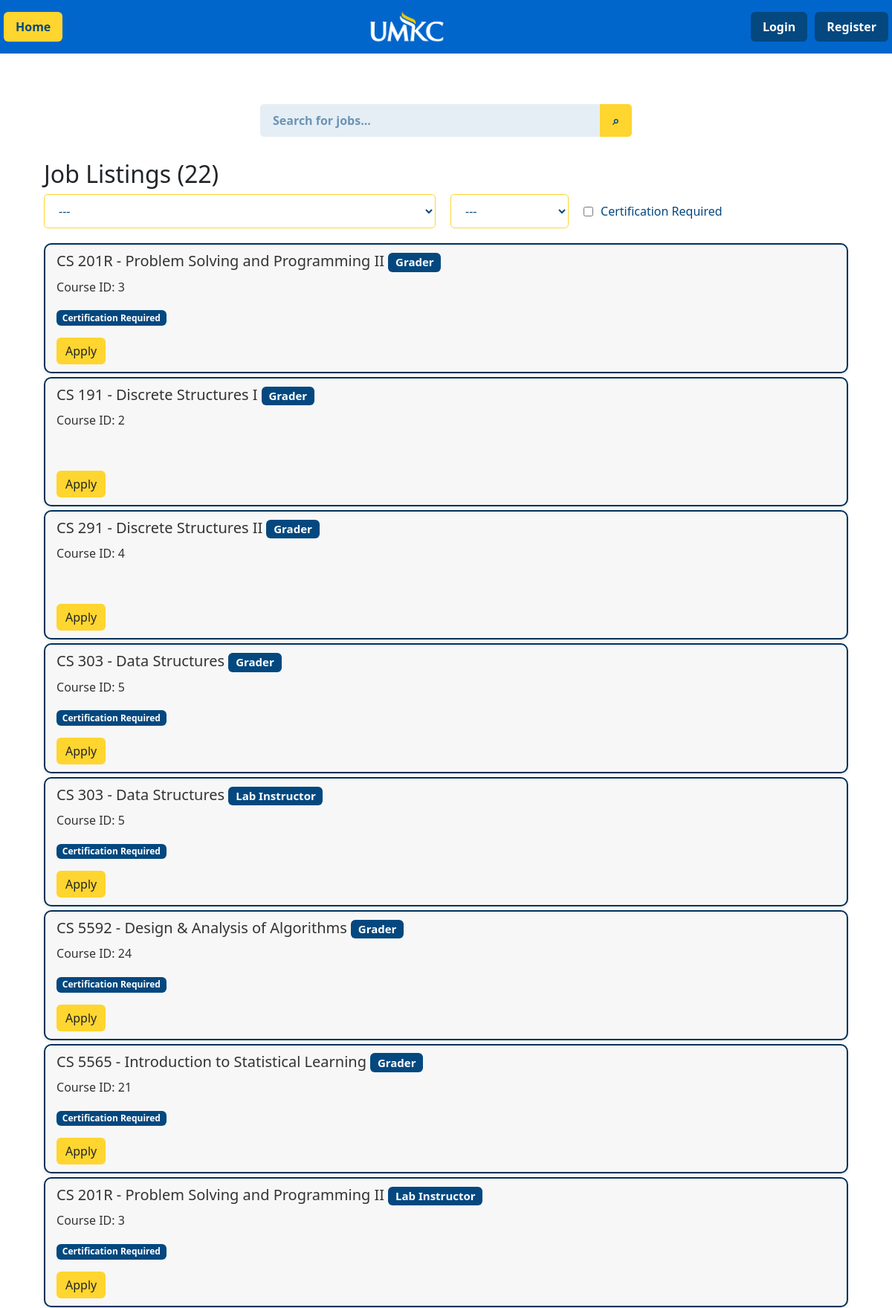
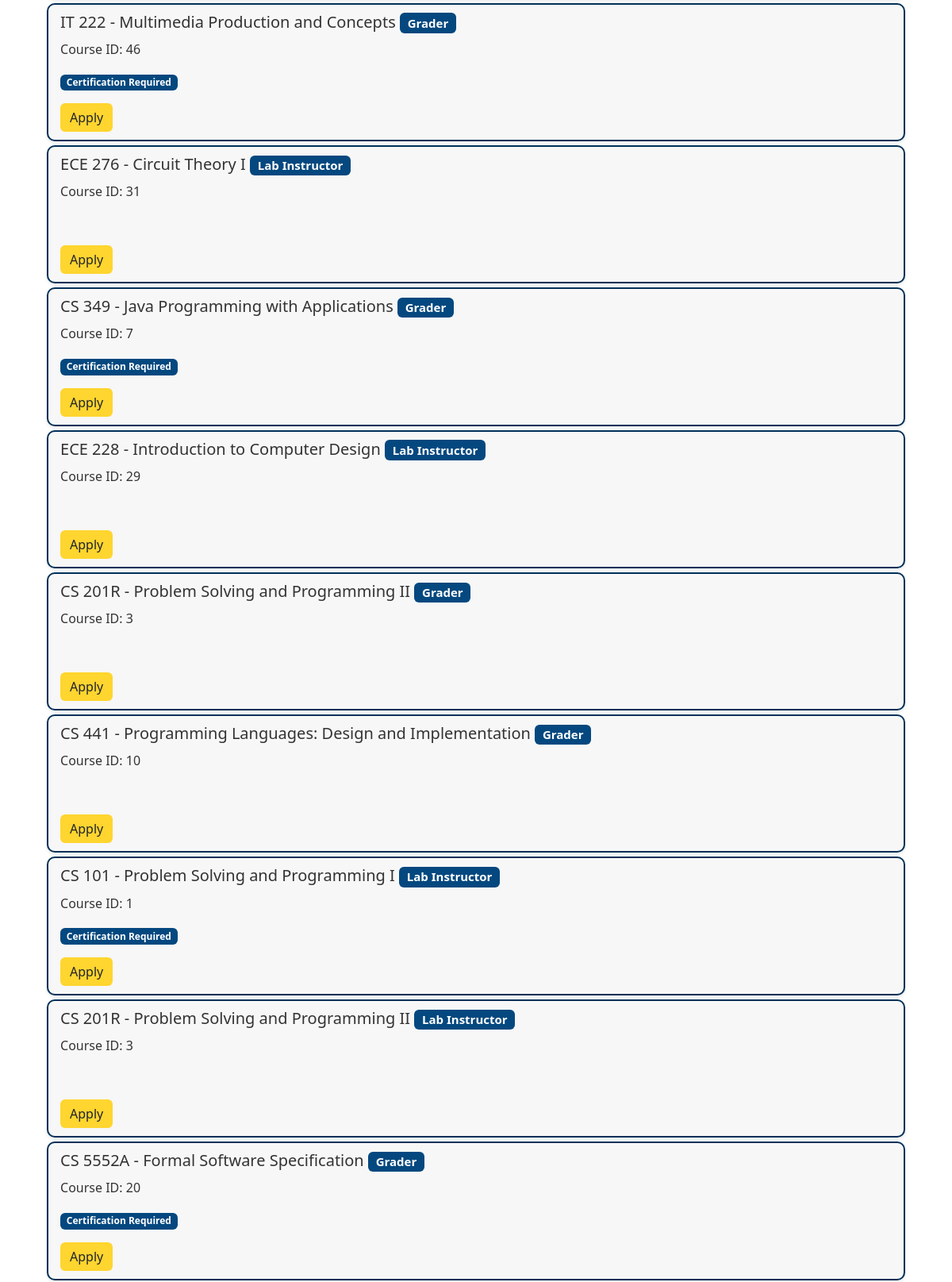
The page / (upper part) on the database its author committed (2 pictures, top to bottom).
### gta/model/models.py (models this page shows)
class Jobs(db.Model):
    __tablename__ = "Jobs"
    job_id = db.Column(db.Integer,autoincrement=True, primary_key=True )
    role_id = db.Column(db.Integer, db.ForeignKey("Roles.role_id"))
    course_required = db.Column(db.Integer, db.ForeignKey("Courses.course_id"))
    certification_required = db.Column(db.Boolean, nullable=False)
    status = db.Column(db.Boolean, nullable=False)
    user_id = db.Column(db.Integer, db.ForeignKey("Users.user_id"))

class Courses(db.Model):
    __tablename__ = "Courses"
    course_id = db.Column(db.Integer, primary_key=True)
    course_name = db.Column(db.String(25), nullable=False)
    course_level = db.Column(db.String(50), nullable=False)
    major_id = db.Column(db.Integer, db.ForeignKey("Majors.major_id"))

class Roles(db.Model):
    __tablename__ = "Roles"
    role_id = db.Column(db.Integer, primary_key=True)
    role_name = db.Column(db.String(25), nullable=False)

### gta/main/routes.py (the view)
@mbp.route('/')
def Home():
    with app.app_context():
        resj = db.session.execute(db.select(Courses.course_name, Jobs.certification_required, Roles.role_name, Courses.course_level, Courses.course_id).where(Jobs.role_id == Roles.role_id).where(Jobs.course_required == Courses.course_id)).all()
        resc = db.session.execute(db.select(Courses.course_id, Courses.course_name, Courses.course_level)).all()
        resr = db.session.execute(db.select(Roles.role_id, Roles.role_name).where(Roles.role_id > 2).where(Roles.role_id < 5)).all()
    roles = [(r[0], r[1]) for r in resr]
    roles.insert(0, ("", "---"))
    courses = [(r[0], f"{r[1]} - {r[2]}") for r in resc]
    courses.insert(0, ("", "---"))
    jobs = [r for r in resj]
    jobs2 = [list(r) for r in resj]
    for j in jobs2:
        for i in j:
            if i is True or i == "True":
                j[1] = 1
            elif i is False or i == "False":
                j[1] = 0
    jobs2 = [tuple(j) for j in jobs2]
    test_json = jsonify(jobs=jobs2)  # Use this line to test serialization
    print(test_json)  # Check your console for the output
    return render_template("index.html", jobs=jobs, jobs2=jobs2, courses=courses, roles=roles)

### gta/templates/index.html (shortened to what this page needs)
{% extends 'base.html' %}
{% block content %}
<form id="search-form" class="search-form">
    <input type="text" name="query" placeholder="Search for jobs..." required>
    <button type="submit">&#8981</button>
</form>
<div class="flex-container">
    <div class="flex-child">
        <h2 id="job-list-title">Job Listings </h2>
        <form class="form-filter">
            <select id="course-filter" class="select-filter" onchange="filterJobs()">
                {% for c in courses %}
                <option value="{{ c[0] }}">{{ c[1] }}</option>
                {% endfor %}
            </select>
            <select id="role-filter" class="select-filter" onchange="filterJobs()">
                {% for r in roles %}
                <option value="{{ r[0] }}">{{ r[1] }}</option>
                {% endfor %}
            </select>
            <div class="checkbox-custom">
                <input type="checkbox" id="cert-filter" onclick="filterJobs()">
                <label for="cert-filter">Certification Required</label>
            </div>
        </form>
        <ul id="job-list-group" class="list-group">
            {% for j in jobs %}
                <li class="list-group-item">
                    <h5>{{ j[0] }} - {{j[3]}} <span class="badge badge-primary">{{ j[2] }}</span></h5>
                    <p id="job-course-id" value="{{j[4]}}">Course ID: {{j[4]}}</p>
                    <p>{% if j[1] == 1 %}<span class="badge badge-primary">Certification Required</span>{% else %}&nbsp;{% endif %}</p>
                    {% if current_user.is_authenticated %}
                        <a href="{{ url_for('form.Apply', job_id=loop.index|string) }}" class="btn apply-btn">Apply</a>
                    {% else %}
                        <a href="/login" class="btn apply-btn">Apply</a>
                    {% endif %}
                </li>
            {% endfor %}
        </ul>
    </div>
</div>
{% endblock %}

### gta/static/style.css (style rules this page uses)
.nav-pills .nav-link { background-color: var(--dark-blue); color: var(--white); font-weight: bold; }
.nav-pills .nav-link.active { background-color: var(--yellow); color: var(--dark-blue); }
.apply-btn { background-color: var(--yellow); border: none; }
.badge-primary { background-color: var(--dark-blue); color: var(--white); }
.flex-container { display: flex; }
.flex-child { flex: 1; margin: 1%; }
.flex-child:first-child { margin-right: 1%; }
.list-group-item { width: 100%; padding: 10px 15px; margin-bottom: 5px; background-color: #f7f7f7; border: 2px solid var(--hover-blue); border-radius: 10px; font-weight: 500; color: #333; box-shadow: 0 2px 4px rgba(0, 0, 0, 0.1); transition: background-color 0.3s, box-shadow 0.3s; }
.list-group-item:first-child { border-top-left-radius: 10px; border-top-right-radius: 10px; }
.list-group { margin-bottom: 10px; }
.search-form { display: flex; justify-content: center; align-items: center; max-width: 500px; margin: 20px auto; }
.search-form input[type="text"] { flex-grow: 1; padding: 8px 15px; border-radius: 5px 0 0 5px; border: 2px solid var(--search-bg-blue); background-color: var(--search-bg-blue); }
.search-form button { padding: 8px 15px; background-color: var(--yellow); color: var(--dark-blue); border: 2px solid var(--yellow); border-radius: 0 5px 5px 0; border-color: var(--yellow); cursor: pointer; font-weight: bold; transition: background-color 0.3s, border-color 0.3s; }
input::placeholder { font-weight: bold; color: var(--search-input-blue); }
.select-filter { padding: 10px 15px; border: 1px solid var(--yellow); background-color: var(--white); border-radius: 5px; font-size: 1em; color: var(--dark-blue); margin-right: 10px; cursor: pointer; transition: background-color 0.2s, border-color 0.2s; }
.checkbox-custom { display: flex; align-items: center; cursor: pointer; color: var(--dark-blue); }
.checkbox-custom input[type="checkbox"] { margin-right: 5px; cursor: pointer; accent-color: var(--yellow); }
.checkbox-custom label { margin-left: 5px; }
.form-filter { display: flex; align-items: center; gap: 10px; margin-bottom: 20px; }

### rows shown on the page
Jobs: course_name "CS 201R", course_level "Problem Solving and Programming II", role_name "Grader", course_id "3", certification_required "Certification Required"
Jobs: course_name "CS 191", course_level "Discrete Structures I", role_name "Grader", course_id "2"
Jobs: course_name "CS 291", course_level "Discrete Structures II", role_name "Grader", course_id "4"
Jobs: course_name "CS 303", course_level "Data Structures", role_name "Grader", course_id "5", certification_required "Certification Required"
Jobs: course_name "CS 303", course_level "Data Structures", role_name "Lab Instructor", course_id "5", certification_required "Certification Required"
Jobs: course_name "CS 5592", course_level "Design & Analysis of Algorithms", role_name "Grader", course_id "24", certification_required "Certification Required"
Jobs: course_name "CS 5565", course_level "Introduction to Statistical Learning", role_name "Grader", course_id "21", certification_required "Certification Required"
Jobs: course_name "CS 201R", course_level "Problem Solving and Programming II", role_name "Lab Instructor", course_id "3", certification_required "Certification Required"
Jobs: course_name "IT 222", course_level "Multimedia Production and Concepts", role_name "Grader", course_id "46", certification_required "Certification Required"
Jobs: course_name "ECE 276", course_level "Circuit Theory I", role_name "Lab Instructor", course_id "31"
Jobs: course_name "CS 349", course_level "Java Programming with Applications", role_name "Grader", course_id "7", certification_required "Certification Required"
Jobs: course_name "ECE 228", course_level "Introduction to Computer Design", role_name "Lab Instructor", course_id "29"
Jobs: course_name "CS 201R", course_level "Problem Solving and Programming II", role_name "Grader", course_id "3"
Jobs: course_name "CS 441", course_level "Programming Languages: Design and Implementation", role_name "Grader", course_id "10"
Jobs: course_name "CS 101", course_level "Problem Solving and Programming I", role_name "Lab Instructor", course_id "1", certification_required "Certification Required"
Jobs: course_name "CS 201R", course_level "Problem Solving and Programming II", role_name "Lab Instructor", course_id "3"
Jobs: course_name "CS 5552A", course_level "Formal Software Specification", role_name "Grader", course_id "20", certification_required "Certification Required"

### other values the page prints
{{ render_nav_item('main.Home', 'Home') }} "Home"
{{ render_nav_item('form.LoginPage', 'Login') }} "Login"
{{ render_nav_item('form.RegisterPage', 'Register') }} "Register"
form field value "---"
